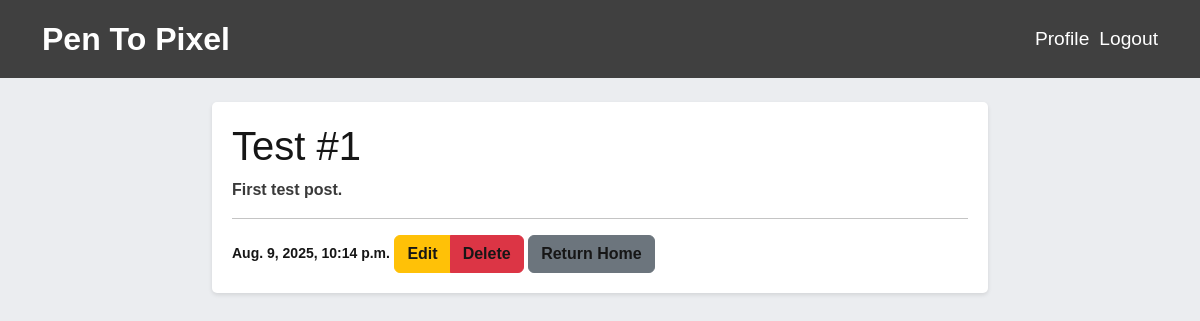
Page /blog/post/1 (signed in) on the committed database.
### blog/models.py (models this page shows, shortened)
class Post(models.Model):
    title = models.CharField(max_length=200)
    content = models.TextField()
    created_at = models.DateTimeField(auto_now_add=True)
    author = models.ForeignKey(
        settings.AUTH_USER_MODEL,
        on_delete=models.CASCADE,
        related_name='posts'
    )

### blog/views.py (the view)
# urls.py: path("post/<int:pk>", views.post_details, name="post-detail"),
@login_required
def post_details(request, pk):
    post = get_object_or_404(Post, pk=pk)
    return render(request, 'blog/post_details.html', {'post': post})

### blog/templates/blog/post_details.html
{% extends "blog/base.html" %}
{% block content %}
<div class='content-section'>
    <h1>{{ post.title }}</h1>
    <p>{{ post.content }}</p>
    <hr>
    <small>{{ post.created_at }}</small>
    {% if request.user.is_authenticated and request.user.username == post.author.username %}
    <div class="btn-group">
        <a class="btn btn-warning" href="{% url 'post-update' post.pk %}">Edit</a>
        <a class="btn btn-danger" href="{% url 'post-delete' post.pk %}">Delete</a>
    </div>
    {% endif %}
    <a class="btn btn-secondary" href="{% url 'home' %}">Return Home</a>
</div>
{% endblock %}

### blog/templates/blog/base.html (style rules this page uses)
body { background-color: #ebedf0; font-family: 'Trebuchet MS', 'Lucida Sans Unicode', 'Lucida Grande', 'Lucida Sans', Arial, sans-serif; }
.content-section { background: white; padding: 20px; border-radius: 5px; box-shadow: 0 2px 4px rgba(0, 0, 0, 0.1); margin-bottom: 20px; color: #161616; font-weight: bold }
.content-section a { text-decoration: none; font-weight: bold; color: #161616; }
.content-section p { text-decoration: none; font-weight: bold; color: rgb(58, 58, 58) }

### rows in the picture
Post: title "Test #1", content "First test post.", created_at "Aug. 9, 2025, 10:14 p.m."
